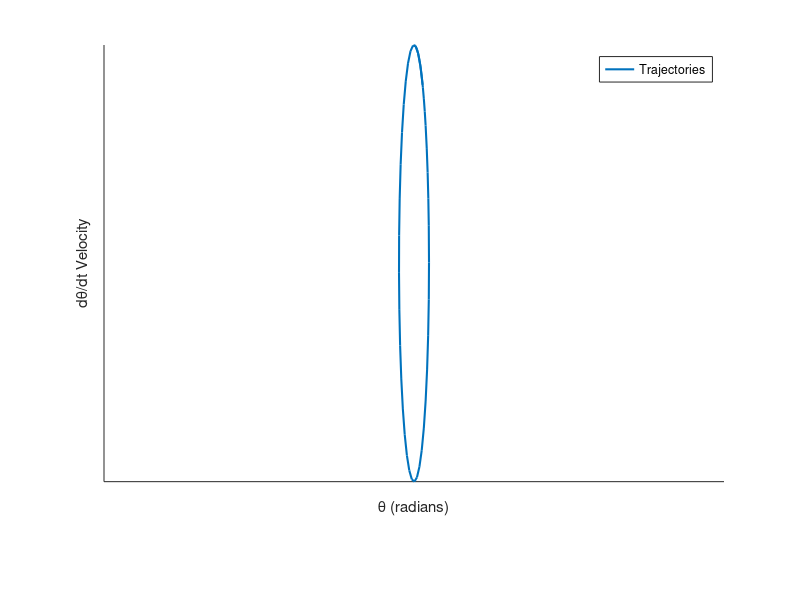

Write the MATLAB code that produced this figure.
% Parameters
m = 1;   % mass
l = 10;  % length

% Equilibrium points
a = 1;
equilibrium_points = [0 ] ; 

% Plot the phase plane trajectories
figure;
xlabel('\theta (radians)');
ylabel('d\theta/dt Velocity');
% title('Phase Plane Trajectories of Simple Pendulum');
grid on;
hold on;

for i = 1:length(equilibrium_points)
    % Define the equilibrium point
    equilibrium_point = equilibrium_points(i);
    
    % Initial conditions around the equilibrium point
    initial_conditions = [equilibrium_point; 0.3];
    
    % Solve the differential equations
    [t, angles] = ode45(@(t, y) [y(2); -9.81 / l * sin(y(1))], [0 7], initial_conditions);
    
    % Plot the trajectory
    plot(angles(:,1), angles(:,2), 'LineWidth', 1.5);
    
    % Display the initial condition point
    % plot(initial_conditions(1), initial_conditions(2), 'ro', 'MarkerSize', 10);
    % text(initial_conditions(1), initial_conditions(2), sprintf('  Equilibrium Point %.2f', equilibrium_point));
end

% Show a legend
legend('Trajectories', 'Location', 'Northeast');
xlim([-2*pi, 2*pi])

set(gca, 'XTick', [], 'YTick', []);
ax.XAxis.Axle.LineStyle = 'none';
ax.YAxis.Axle.LineStyle = 'none';
